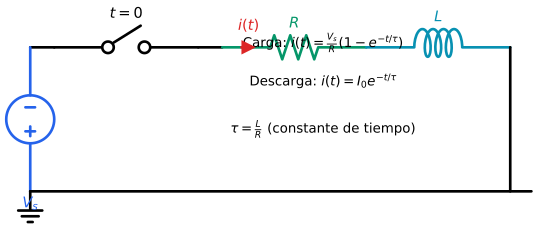

This chart was generated by the following Python code:
#!/usr/bin/env python3
"""
fig_02_circuito_rl.py - Circuito RL de primer orden
Genera: fig_02_circuito_rl.svg

Muestra: Circuito RL con constante de tiempo τ = L/R
"""

import os
import sys
sys.path.insert(0, os.path.join(os.path.dirname(__file__), '..', '..', '..', '00-META', 'tools'))

import schemdraw
import schemdraw.elements as elm
from styles.style_config import apply_style, COLORS

apply_style()

BASE_NAME = os.path.join(os.path.dirname(__file__), 
                         os.path.splitext(os.path.basename(__file__))[0])
OUTPUT_SVG = BASE_NAME + '.svg'
OUTPUT_PNG = BASE_NAME + '.png'

with schemdraw.Drawing(show=False) as d:
    d.config(unit=3, fontsize=11)
    
    # Switch
    d += (sw := elm.Switch().right().label('$t=0$', loc='top'))
    d += elm.Line().right().length(0.5)
    
    # Resistor
    d += (R := elm.Resistor().right().label('$R$', loc='top').color(COLORS['secondary']))
    
    # Inductor
    d += (L := elm.Inductor2(loops=3).right().label('$L$', loc='top').color(COLORS['inductor']))
    
    # Cerrar circuito
    d += elm.Line().down().length(3)
    
    # Fuente
    d += elm.Line().at(sw.start).left().length(0.5)
    d += (V := elm.SourceV().down().label('$V_s$', loc='left').color(COLORS['primary']))
    d += elm.Line().right().to(L.end).toy(V.end)
    
    # Tierra
    d += elm.Ground().at(V.end)
    
    # Corriente
    d += elm.CurrentLabelInline(direction='in').at(R.center).label('$i(t)$').color(COLORS['accent'])
    
    # Fórmulas
    d += elm.Label().at((5.5, 0)).label(r'Carga: $i(t) = \frac{V_s}{R}(1 - e^{-t/\tau})$', fontsize=10)
    d += elm.Label().at((5.5, -0.8)).label(r'Descarga: $i(t) = I_0 e^{-t/\tau}$', fontsize=10)
    d += elm.Label().at((5.5, -1.8)).label(r'$\tau = \frac{L}{R}$ (constante de tiempo)', fontsize=10)

    d.save(OUTPUT_SVG)
    d.save(OUTPUT_PNG, dpi=150)

print(f"✓ Generado: {OUTPUT_SVG}")
print(f"✓ Generado: {OUTPUT_PNG}")
